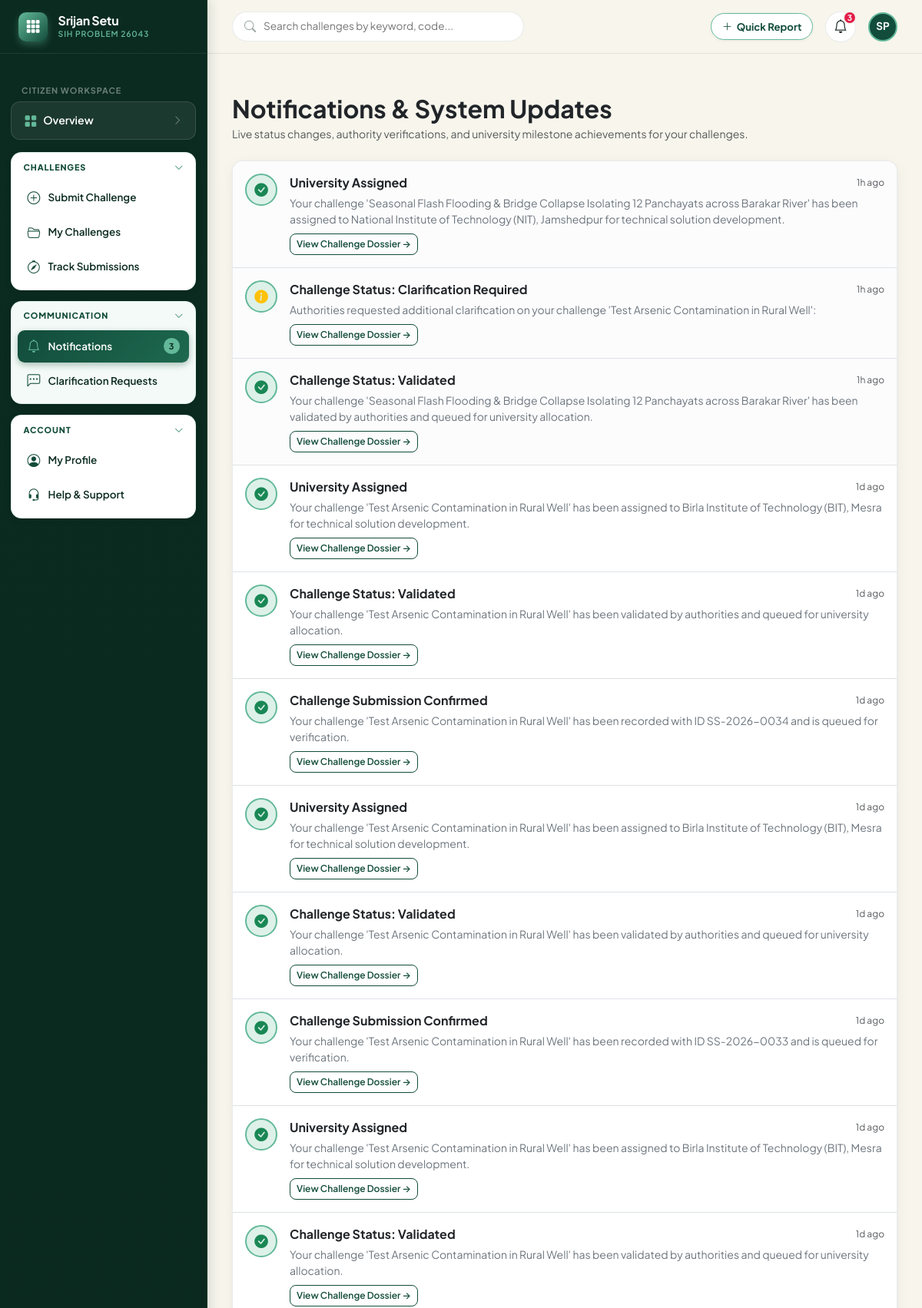
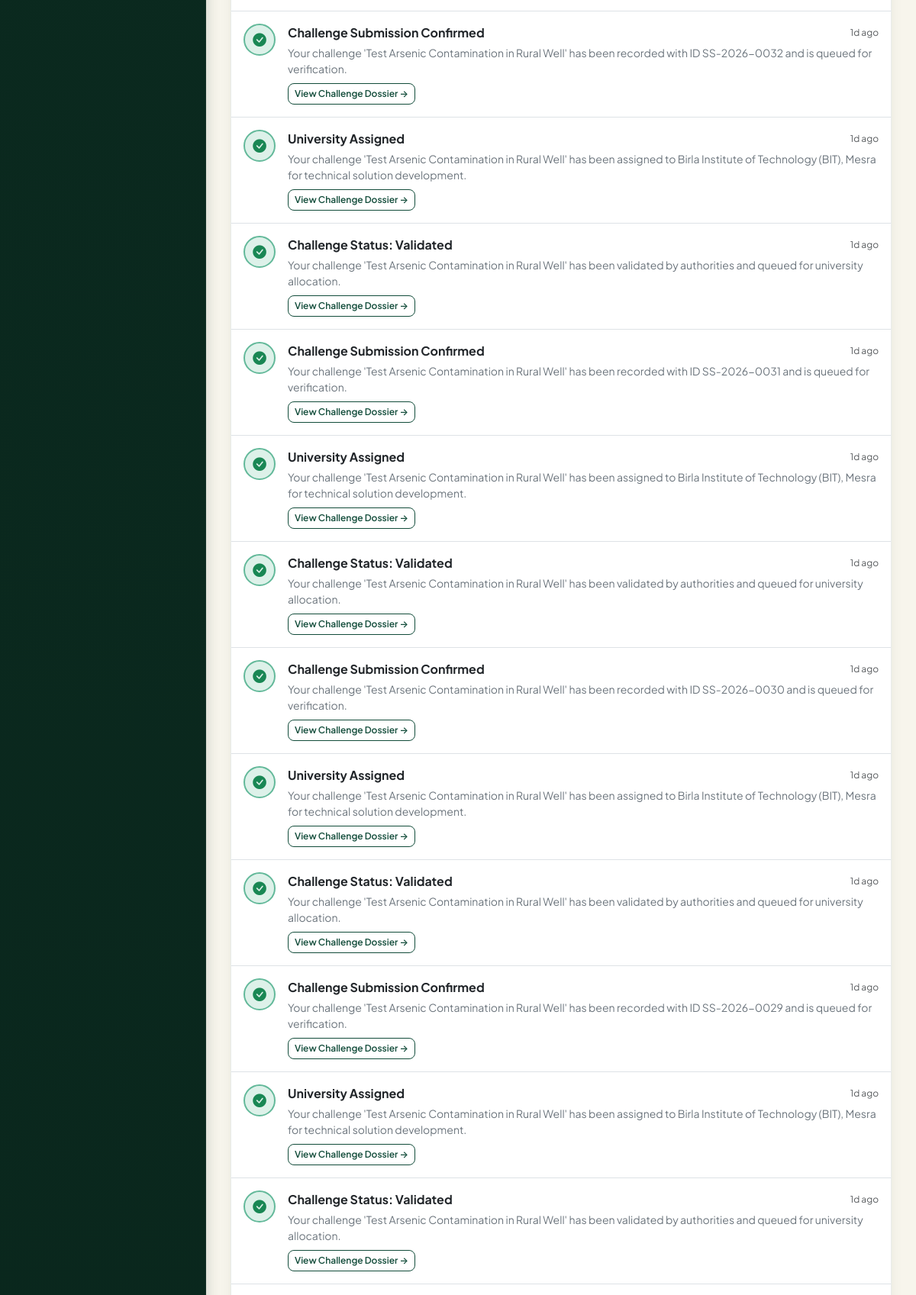
Page /citizen/notifications (signed in, upper part) on the committed database (2 pictures, top to bottom).
### app/models.py (models this page shows, shortened)
class User(UserMixin, db.Model):
    __tablename__ = 'users'
    id = db.Column(db.Integer, primary_key=True)
    email = db.Column(db.String(120), unique=True, nullable=False, index=True)
    password_hash = db.Column(db.String(256), nullable=False)
    full_name = db.Column(db.String(100), nullable=False)
    role = db.Column(db.String(20), nullable=False)  # 'citizen', 'government', 'university'
    phone = db.Column(db.String(20), nullable=True)
    organization = db.Column(db.String(120), nullable=True)
    designation = db.Column(db.String(100), nullable=True)
    district = db.Column(db.String(50), nullable=True)
    university_id = db.Column(db.Integer, db.ForeignKey('universities.id'), nullable=True)
    created_at = db.Column(db.DateTime, default=datetime.utcnow)
    challenges = db.relationship('Challenge', backref='creator', lazy='dynamic', foreign_keys='Challenge.created_by_id')
    notifications = db.relationship('Notification', backref='recipient', lazy='dynamic', cascade='all, delete-orphan')
    university = db.relationship('University', backref=db.backref('representatives', lazy=True), foreign_keys=[university_id])
    @property
    def initials(self):
        parts = self.full_name.strip().split()
        if len(parts) >= 2:
            return f"{parts[0][0]}{parts[1][0]}".upper()
        elif len(parts) == 1 and len(parts[0]) > 0:
            return parts[0][:2].upper()
        return "JG"

class Notification(db.Model):
    __tablename__ = 'notifications'
    id = db.Column(db.Integer, primary_key=True)
    user_id = db.Column(db.Integer, db.ForeignKey('users.id'), nullable=False)
    title = db.Column(db.String(150), nullable=False)
    message = db.Column(db.Text, nullable=False)
    link = db.Column(db.String(255), nullable=True)
    is_read = db.Column(db.Boolean, default=False)
    category = db.Column(db.String(50), default='info')  # 'info', 'success', 'warning', 'danger'
    created_at = db.Column(db.DateTime, default=datetime.utcnow)

### app/citizen/routes.py (the view)
@citizen_bp.route('/notifications')
@login_required
@role_required('citizen')
def notifications():
    notifications_list = Notification.query.filter_by(user_id=current_user.id).order_by(Notification.created_at.desc()).all()
    for n in notifications_list:
        if not n.is_read:
            n.is_read = True
    db.session.commit()
    return render_template('citizen/notifications.html', notifications=notifications_list)

### app/__init__.py (called while the page is built)
def role_required(roles):
    if isinstance(roles, str):
        roles = [roles]
    def decorator(f):
        @wraps(f)
        def decorated_function(*args, **kwargs):
            if not current_user.is_authenticated:
                return redirect(url_for('auth.login', next=request.url))
            if current_user.role not in roles:
                abort(403)
            return f(*args, **kwargs)
        return decorated_function
    return decorator

### app/templates/citizen/notifications.html (shortened to what this page needs)
{% extends "base.html" %}
{% block content %}
<div class="d-flex align-items-center justify-content-between mb-4">
    <div>
        <h2 class="fw-bold text-dark mb-1">Notifications & System Updates</h2>
        <p class="text-muted small mb-0">Live status changes, authority verifications, and university milestone achievements for your challenges.</p>
    </div>
</div>
<div class="content-card">
    <div class="content-card-body p-0">
        {% if notifications %}
            <div class="list-group list-group-flush">
                {% for n in notifications %}
                    <div class="list-group-item p-3 d-flex align-items-start gap-3 {% if not n.is_read %}bg-light-subtle{% endif %}">
                        <div class="user-avatar-circle" style="width: 42px; height: 42px; font-size: 1.1rem; background: var(--light-mint); color: var(--primary-forest);">
                            {% if n.category == 'success' %}
                                <i class="bi bi-check-circle-fill text-success"></i>
                            {% elif n.category == 'danger' %}
                                <i class="bi bi-exclamation-triangle-fill text-danger"></i>
                            {% elif n.category == 'warning' %}
                                <i class="bi bi-info-circle-fill text-warning"></i>
                            {% else %}
                                <i class="bi bi-bell-fill text-primary"></i>
                            {% endif %}
                        </div>
                        <div class="flex-grow-1">
                            <div class="d-flex justify-content-between align-items-center mb-1">
                                <div class="fw-bold text-dark">{{ n.title }}</div>
                                <span class="text-muted small" style="font-size: 0.75rem;">{{ n.created_at|time_ago }}</span>
                            </div>
                            <p class="text-secondary small mb-2">{{ n.message }}</p>
                            {% if n.link %}
                                <a href="{{ n.link }}" class="btn-jig-outline btn-sm py-1 px-2" style="font-size: 0.75rem;">
                                    View Challenge Dossier &rarr;
                                </a>
                            {% endif %}
                        </div>
                    </div>
                {% endfor %}
            </div>
        {% else %}
            <div class="text-center py-5">
                <i class="bi bi-bell-slash fs-1 text-muted d-block mb-2"></i>
                <div class="fw-bold text-dark">No notifications yet</div>
                <p class="text-muted small">You will receive updates here as state authorities validate your community challenges.</p>
            </div>
        {% endif %}
    </div>
</div>
{% endblock %}

### app/templates/base.html (shortened to what this page needs)
<!DOCTYPE html>
<html lang="en">
<head>
    <link href="https://cdn.jsdelivr.net/npm/bootstrap@5.3.3/dist/css/bootstrap.min.css" rel="stylesheet">
    <link href="https://cdn.jsdelivr.net/npm/bootstrap-icons@1.11.3/font/bootstrap-icons.min.css" rel="stylesheet">
    <link rel="stylesheet" href="{{ url_for('static', filename='css/main.css') }}">
</head>
<body>
<div class="app-wrapper">
    <aside class="app-sidebar">
        <div class="sidebar-header">
            <a href="{{ url_for('index') }}" class="sidebar-brand">
                <div class="brand-icon-box">
                    <i class="bi bi-grid-3x3-gap-fill"></i>
                </div>
                <div class="brand-text">
                    <h1>Srijan Setu</h1>
                    <span>SIH Problem 26043</span>
                </div>
            </a>
        </div>
        <div class="sidebar-body">
            {% if current_user.is_authenticated %}
                {% if current_user.role == 'citizen' %}
                    <div class="sidebar-section-title">Citizen Workspace</div>
                    <div class="sidebar-overview-wrapper mb-3">
                        <a href="{{ url_for('citizen.overview') }}" class="sidebar-overview-pill {% if request.endpoint == 'citizen.overview' %}active{% endif %}" id="nav-citizen-overview">
                            <div class="d-flex align-items-center gap-2">
                                <i class="bi bi-grid-fill"></i>
                                <span>Overview</span>
                            </div>
                            <i class="bi bi-chevron-right overview-pill-arrow"></i>
                        </a>
                    </div>
                    <div class="sidebar-cards-container">
                        <div class="sidebar-nav-card" id="sidebar-card-challenges">
                            <button class="sidebar-card-header" type="button" data-sidebar-toggle="card-challenges" aria-expanded="true">
                                <span class="card-header-title">CHALLENGES</span>
                                <i class="bi bi-chevron-down card-header-icon"></i>
                            </button>
                            <div class="sidebar-card-content" id="card-challenges">
                                <ul class="sidebar-card-nav">
                                    <li>
                                        <a href="{{ url_for('citizen.submit_challenge') }}" class="card-nav-link {% if request.endpoint == 'citizen.submit_challenge' %}active{% endif %}" id="nav-submit-challenge">
                                            <i class="bi bi-plus-circle"></i>
                                            <span>Submit Challenge</span>
                                        </a>
                                    </li>
                                    <li>
                                        <a href="{{ url_for('citizen.my_challenges') }}" class="card-nav-link " id="nav-my-challenges">
                                            <i class="bi bi-folder2-open"></i>
                                            <span>My Challenges</span>
                                        </a>
                                    </li>
                                    <li>
                                        <a href="{{ url_for('citizen.my_challenges') }}" class="card-nav-link" id="nav-track-submissions">
                                            <i class="bi bi-compass"></i>
                                            <span>Track Submissions</span>
                                        </a>
                                    </li>
                                </ul>
                            </div>
                        </div>
                        <div class="sidebar-nav-card" id="sidebar-card-comm">
                            <button class="sidebar-card-header" type="button" data-sidebar-toggle="card-comm" aria-expanded="true">
                                <span class="card-header-title">COMMUNICATION</span>
                                <i class="bi bi-chevron-down card-header-icon"></i>
                            </button>
                            <div class="sidebar-card-content" id="card-comm">
                                <ul class="sidebar-card-nav">
                                    <li>
                                        <a href="{{ url_for('citizen.notifications') }}" class="card-nav-link {% if request.endpoint == 'citizen.notifications' %}active{% endif %}" id="nav-notifications">
                                            <i class="bi bi-bell"></i>
                                            <span>Notifications</span>
                                            {% if unread_notifications_count > 0 %}
                                                <span class="card-nav-badge">{{ unread_notifications_count }}</span>
                                            {% endif %}
                                        </a>
                                    </li>
                                    <li>
                                        <a href="{{ url_for('citizen.my_challenges', status='Clarification Required') }}" class="card-nav-link " id="nav-clarification-requests">
                                            <i class="bi bi-chat-left-dots"></i>
                                            <span>Clarification Requests</span>
                                        </a>
                                    </li>
                                </ul>
                            </div>
                        </div>
                        <div class="sidebar-nav-card" id="sidebar-card-account">
                            <button class="sidebar-card-header" type="button" data-sidebar-toggle="card-account" aria-expanded="true">
                                <span class="card-header-title">ACCOUNT</span>
                                <i class="bi bi-chevron-down card-header-icon"></i>
                            </button>
                            <div class="sidebar-card-content" id="card-account">
                                <ul class="sidebar-card-nav">
                                    <li>
                                        <a href="{{ url_for('citizen.profile') }}" class="card-nav-link {% if request.endpoint == 'citizen.profile' %}active{% endif %}" id="nav-profile">
                                            <i class="bi bi-person-circle"></i>
                                            <span>My Profile</span>
                                        </a>
                                    </li>
                                    <li>
                                        <a href="#helpSupportModal" data-bs-toggle="modal" class="card-nav-link" id="nav-help-support">
                                            <i class="bi bi-headset"></i>
                                            <span>Help & Support</span>
                                        </a>
                                    </li>
                                </ul>
                            </div>
                        </div>
                    </div>
                {% endif %}
            {% endif %}
        </div>
    </aside>
    <main class="app-main">
        <header class="app-topbar">
            <div class="topbar-left">
                <div class="search-box-topbar">
                    <i class="bi bi-search"></i>
                    {% if current_user.role == 'citizen' %}
                        <form action="{{ url_for('citizen.my_challenges') }}" method="GET">
                            <input type="text" name="q" placeholder="Search challenges by keyword, code..." value="{{ request.args.get('q', '') }}">
                        </form>
                    {% elif current_user.role == 'government' %}
                        <form action="{{ url_for('government.all_challenges') }}" method="GET">
                            <input type="text" name="q" placeholder="Search all state challenges, blocks..." value="{{ request.args.get('q', '') }}">
                        </form>
                    {% else %}
                        <form action="{{ url_for('university.active_projects') }}" method="GET">
                            <input type="text" name="q" placeholder="Search research projects, milestones..." value="{{ request.args.get('q', '') }}">
                        </form>
                    {% endif %}
                </div>
            </div>
            <div class="topbar-right">
                {% if current_user.is_authenticated %}
                    {% if current_user.role == 'citizen' %}
                        <a href="{{ url_for('citizen.submit_challenge') }}" class="btn-topbar-quick-report" title="Quick Report Challenge" aria-label="Quick Report Challenge">
                            <i class="bi bi-plus-lg"></i>
                            <span class="d-none d-lg-inline">Quick Report</span>
                        </a>
                    {% elif current_user.role == 'government' %}
                    {% elif current_user.role == 'university' %}
                        <a href="{{ url_for('university.assigned_challenges') }}" class="btn-jig-primary d-none d-md-inline-flex" id="topbar-btn-assignments">
                            <i class="bi bi-inbox-fill"></i> Review Assignments
                        </a>
                    {% endif %}
                    <div class="dropdown">
                        <button class="topbar-action-btn" data-bs-toggle="dropdown" aria-expanded="false" title="Notifications">
                            <i class="bi bi-bell"></i>
                            {% if unread_notifications_count > 0 %}
                                <span class="badge-notification-count">{{ unread_notifications_count }}</span>
                            {% endif %}
                        </button>
                    </div>
                    <div class="dropdown">
                        <button class="btn p-0 border-0 d-flex align-items-center gap-2" data-bs-toggle="dropdown">
                            <div class="user-avatar-circle" style="width: 38px; height: 38px; font-size: 0.85rem;">
                                {{ current_user.initials }}
                            </div>
                        </button>
                    </div>
                {% endif %}
            </div>
        </header>
        <div class="page-content-wrapper">
            {% block content %}{% endblock %}
        </div>
    </main>
</div>
</body>
</html>

### rows in the picture
User: initials "SP"
Notification: category "success" (drawn), title "University Assigned", created_at "1h ago", message "Your challenge 'Seasonal Flash Flooding & Bridge Collapse Isolating 12 Panchayats across Barakar River' has been assigned to National Institute of Technology (NIT), Jamshedpur for technical solution development."
Notification: category "warning" (drawn), title "Challenge Status: Clarification Required", created_at "1h ago", message "Authorities requested additional clarification on your challenge 'Test Arsenic Contamination in Rural Well':"
Notification: category "success" (drawn), title "Challenge Status: Validated", created_at "1h ago", message "Your challenge 'Seasonal Flash Flooding & Bridge Collapse Isolating 12 Panchayats across Barakar River' has been validated by authorities and queued for university allocation."
Notification: category "success" (drawn), title "University Assigned", created_at "1d ago", message "Your challenge 'Test Arsenic Contamination in Rural Well' has been assigned to Birla Institute of Technology (BIT), Mesra for technical solution development."
Notification: category "success" (drawn), title "Challenge Status: Validated", created_at "1d ago", message "Your challenge 'Test Arsenic Contamination in Rural Well' has been validated by authorities and queued for university allocation."
Notification: category "success" (drawn), title "Challenge Submission Confirmed", created_at "1d ago", message "Your challenge 'Test Arsenic Contamination in Rural Well' has been recorded with ID SS-2026-0034 and is queued for verification."
Notification: category "success" (drawn), title "University Assigned", created_at "1d ago", message "Your challenge 'Test Arsenic Contamination in Rural Well' has been assigned to Birla Institute of Technology (BIT), Mesra for technical solution development."
Notification: category "success" (drawn), title "Challenge Status: Validated", created_at "1d ago", message "Your challenge 'Test Arsenic Contamination in Rural Well' has been validated by authorities and queued for university allocation."
Notification: category "success" (drawn), title "Challenge Submission Confirmed", created_at "1d ago", message "Your challenge 'Test Arsenic Contamination in Rural Well' has been recorded with ID SS-2026-0033 and is queued for verification."
Notification: category "success" (drawn), title "University Assigned", created_at "1d ago", message "Your challenge 'Test Arsenic Contamination in Rural Well' has been assigned to Birla Institute of Technology (BIT), Mesra for technical solution development."
Notification: category "success" (drawn), title "Challenge Status: Validated", created_at "1d ago", message "Your challenge 'Test Arsenic Contamination in Rural Well' has been validated by authorities and queued for university allocation."
Notification: category "success" (drawn), title "Challenge Submission Confirmed", created_at "1d ago", message "Your challenge 'Test Arsenic Contamination in Rural Well' has been recorded with ID SS-2026-0032 and is queued for verification."
Notification: category "success" (drawn), title "University Assigned", created_at "1d ago", message "Your challenge 'Test Arsenic Contamination in Rural Well' has been assigned to Birla Institute of Technology (BIT), Mesra for technical solution development."
Notification: category "success" (drawn), title "Challenge Status: Validated", created_at "1d ago", message "Your challenge 'Test Arsenic Contamination in Rural Well' has been validated by authorities and queued for university allocation."
Notification: category "success" (drawn), title "Challenge Submission Confirmed", created_at "1d ago", message "Your challenge 'Test Arsenic Contamination in Rural Well' has been recorded with ID SS-2026-0031 and is queued for verification."
Notification: category "success" (drawn), title "University Assigned", created_at "1d ago", message "Your challenge 'Test Arsenic Contamination in Rural Well' has been assigned to Birla Institute of Technology (BIT), Mesra for technical solution development."
Notification: category "success" (drawn), title "Challenge Status: Validated", created_at "1d ago", message "Your challenge 'Test Arsenic Contamination in Rural Well' has been validated by authorities and queued for university allocation."
Notification: category "success" (drawn), title "Challenge Submission Confirmed", created_at "1d ago", message "Your challenge 'Test Arsenic Contamination in Rural Well' has been recorded with ID SS-2026-0030 and is queued for verification."
Notification: category "success" (drawn), title "University Assigned", created_at "1d ago", message "Your challenge 'Test Arsenic Contamination in Rural Well' has been assigned to Birla Institute of Technology (BIT), Mesra for technical solution development."
Notification: category "success" (drawn), title "Challenge Status: Validated", created_at "1d ago", message "Your challenge 'Test Arsenic Contamination in Rural Well' has been validated by authorities and queued for university allocation."
Notification: category "success" (drawn), title "Challenge Submission Confirmed", created_at "1d ago", message "Your challenge 'Test Arsenic Contamination in Rural Well' has been recorded with ID SS-2026-0029 and is queued for verification."
Notification: category "success" (drawn), title "University Assigned", created_at "1d ago", message "Your challenge 'Test Arsenic Contamination in Rural Well' has been assigned to Birla Institute of Technology (BIT), Mesra for technical solution development."
Notification: category "success" (drawn), title "Challenge Status: Validated", created_at "1d ago", message "Your challenge 'Test Arsenic Contamination in Rural Well' has been validated by authorities and queued for university allocation."

### other values in the picture
{{ unread_notifications_count }} "3"
